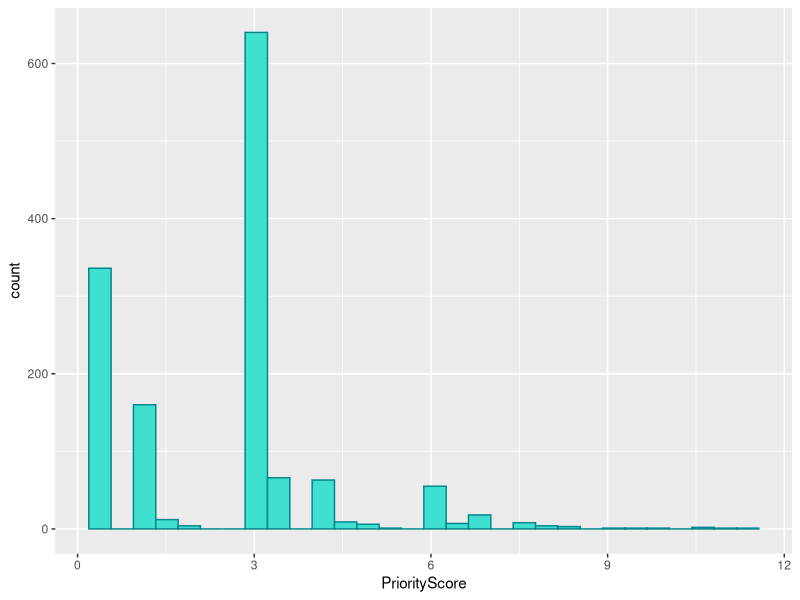
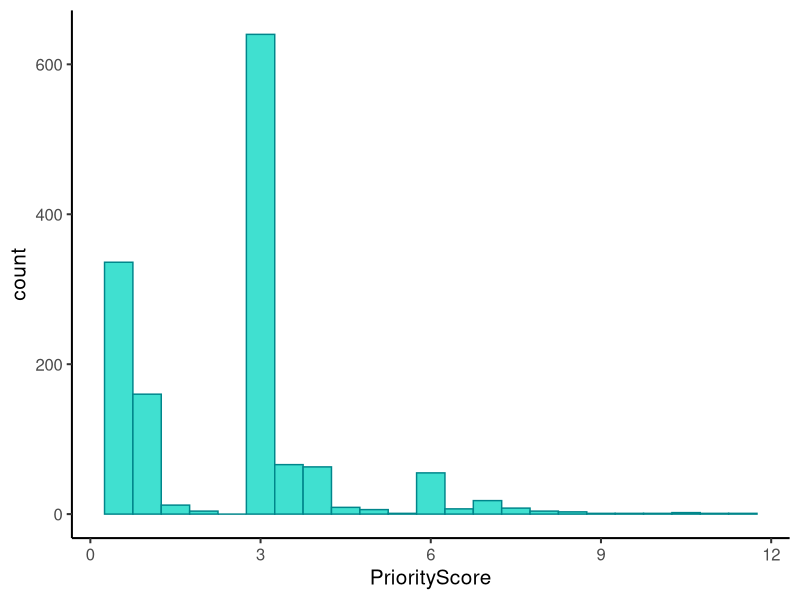
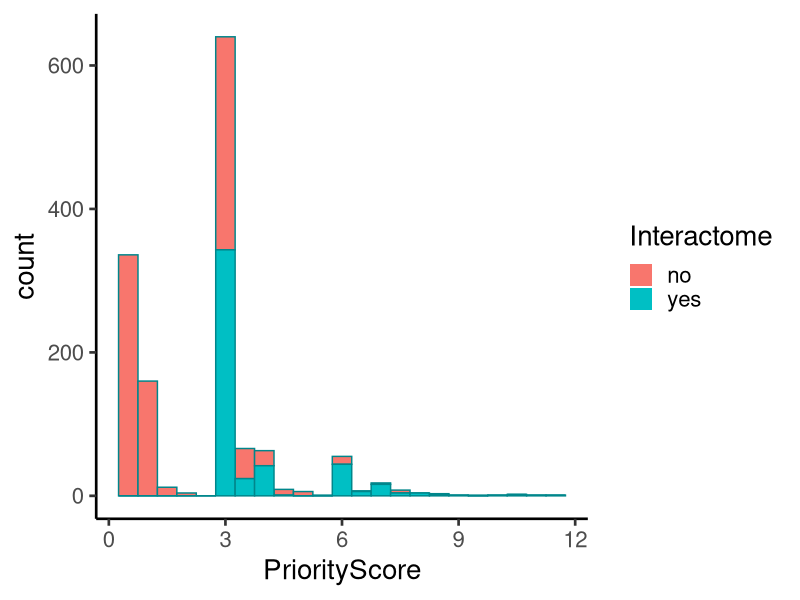
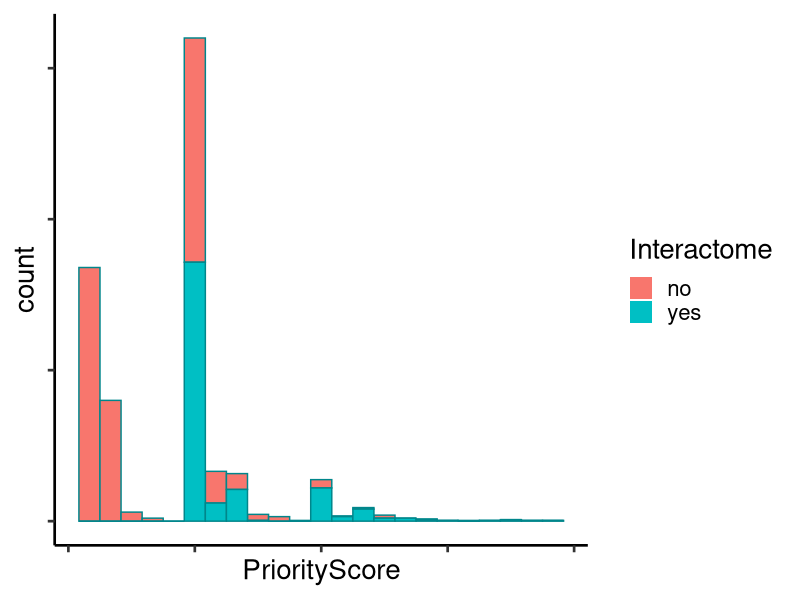
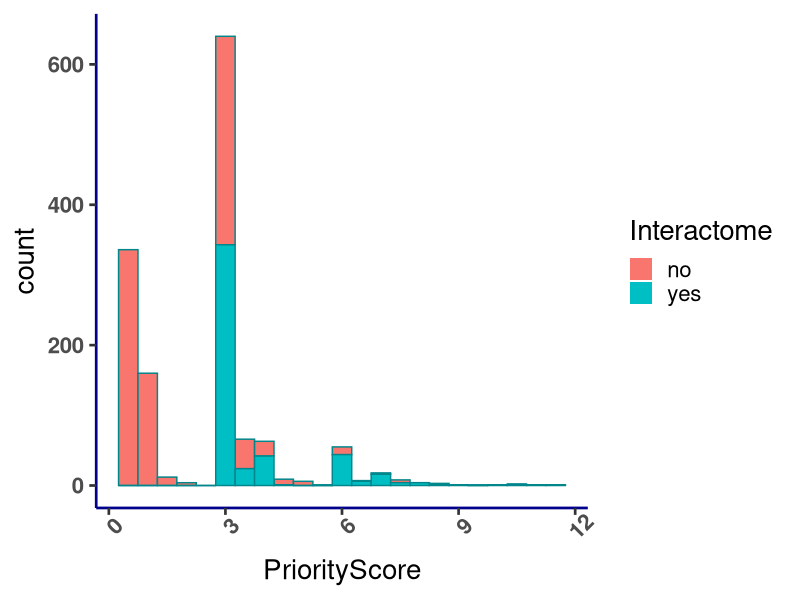
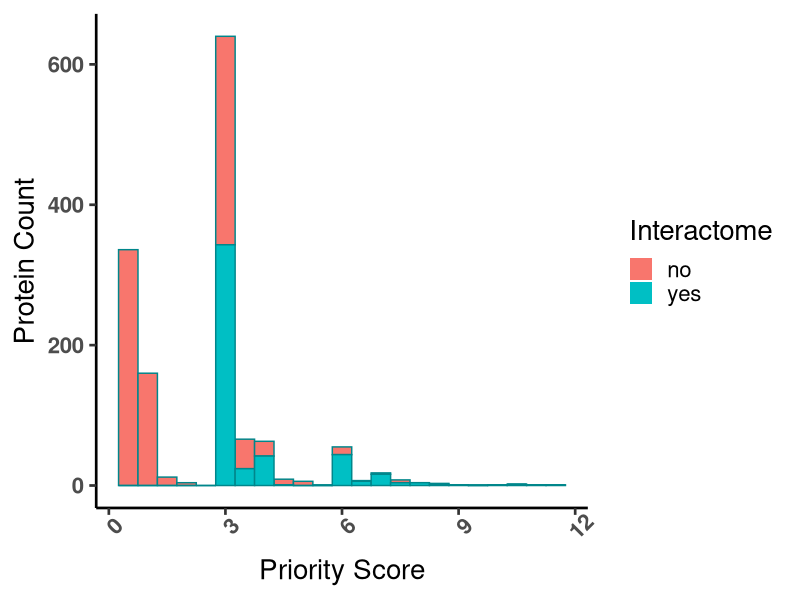
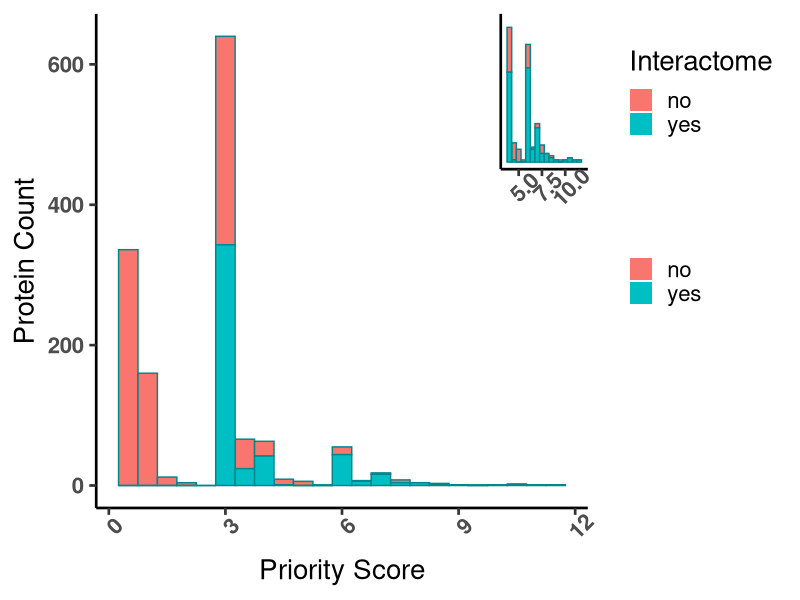

These charts were generated, in order, by the following R code:
## ---- chunk 1
library(ggplot2)
library(ggthemes)
library(patchwork)
library(TeachingDemos)
library(grid)

d <- read.table(file="BioinformaticsPaperData.csv",header=TRUE,sep=",")
head(d)

## ---- chunk 2
p1 <- ggplot(data=d,mapping=aes(x=PriorityScore,fill=I("turquoise"),color=I("turquoise4"))) +
  geom_histogram()
p1
## ---- chunk 3
p1 <- ggplot(data=d,mapping=aes(x=PriorityScore,fill=I("turquoise"),color=I("turquoise4"))) +
  geom_histogram(binwidth=0.5) + 
  theme_classic(base_size=15)
p1
## ---- chunk 4
p1 <- ggplot(data=d,mapping=aes(x=PriorityScore,fill=Interactome,color=I("turquoise4"))) +
  geom_histogram(binwidth=0.5) + 
  theme_classic(base_size=20)
p1
## ---- chunk 5
p1 + theme(axis.text.x= element_blank()) +
  theme(axis.text.y= element_blank())

p1 + theme(axis.text.x= element_text(face="bold",angle=45)) +
  theme(axis.text.y= element_text(face="bold")) +
  theme(axis.line = element_line(colour="darkblue"))

p1a <- p1 + theme(axis.text.x= element_text(face="bold",angle=45)) +
  theme(axis.text.y= element_text(face="bold")) +
  scale_x_continuous(name="Priority Score") +
  scale_y_continuous(name="Protein Count")
p1a
## ---- chunk 6
p1b <- p1 + theme(axis.title.x=element_blank(),
        axis.text.x= element_text(face="bold",angle=45)) +
  theme(axis.title.y=element_blank(),
        axis.text.y=element_blank(),
        axis.ticks.y=element_blank()) +
  scale_x_continuous(limits=c(3.5,12))


p1b
## ---- chunk 7
vpa <- viewport(width = 1, height = 1, x = 0.5, y = 0.5)
vpb <- viewport(width = 0.4, height = 0.4, x = 0.8, y = 0.8)
vp <- viewport(width = 0.4, height = 0.4,x=1,y=1,just = c("right",
         "bottom"))

insetPlot <- function(){
  print(p1a,vp=vpa)
  print(p1b,vp=vpb)
}

insetPlot()
